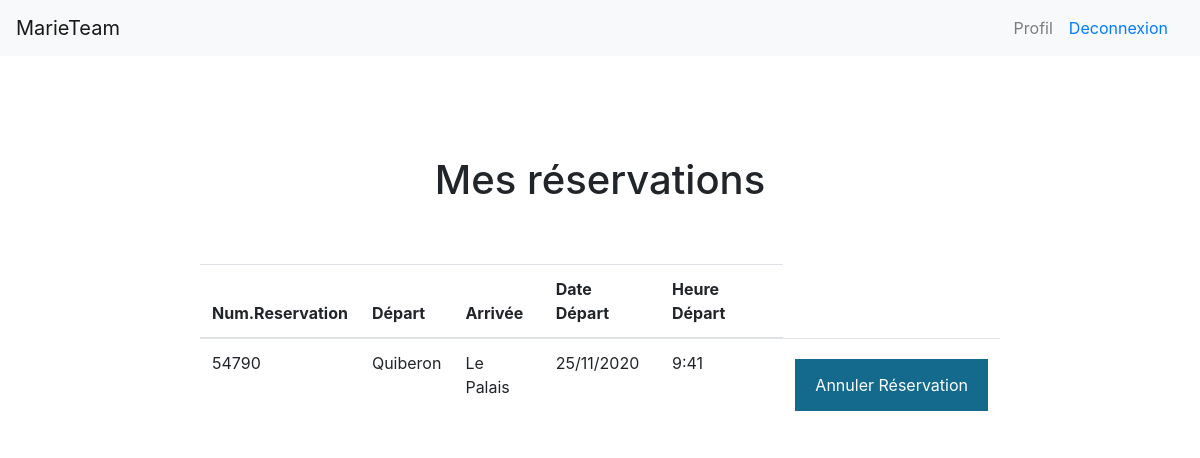
/profile.php?choix=reservation (signed in), run on an earlier commit of the app's database.
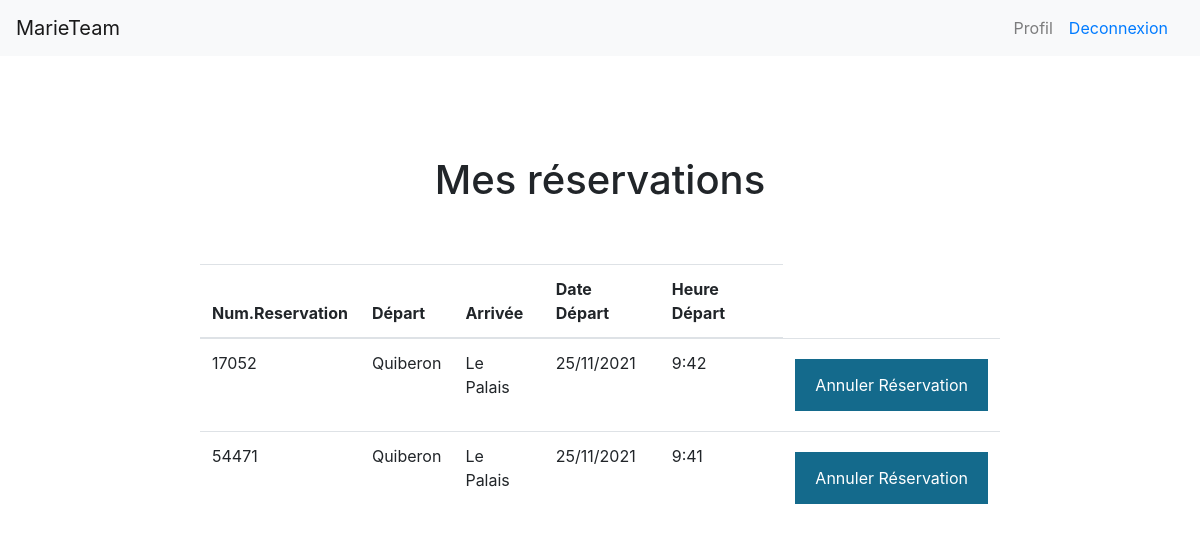
And on a later commit of the database.
### tables this page shows
CREATE TABLE IF NOT EXISTS `reservation` (
  `numReserv` int(11) NOT NULL AUTO_INCREMENT,
  `nom` varchar(50) NOT NULL,
  `adr` varchar(50) NOT NULL,
  `cp` int(11) NOT NULL,
  `ville` varchar(50) NOT NULL,
  `prix` double NOT NULL DEFAULT '0',
  `numTrav` int(11) NOT NULL,
  `codeuti` int(11) NOT NULL,
  PRIMARY KEY (`numReserv`),
  KEY `RESERVATION_CODE_FK` (`codeuti`),
  KEY `RESERVATION_TRAVERSEE_FK` (`numTrav`)
);

CREATE TABLE IF NOT EXISTS `port` (
  `idPort` int(11) NOT NULL,
  `nom` varchar(50) NOT NULL,
  PRIMARY KEY (`idPort`)
);

CREATE TABLE IF NOT EXISTS `traversee` (
  `numTrav` int(11) NOT NULL,
  `date` date NOT NULL,
  `heure` varchar(50) NOT NULL,
  `placesA` int(11) NOT NULL,
  `placesB` int(11) NOT NULL,
  `placesC` int(11) NOT NULL,
  `idBateau` int(11) NOT NULL,
  `code` int(11) NOT NULL,
  PRIMARY KEY (`numTrav`),
  KEY `TRAVERSEE_BATEAU_FK` (`idBateau`),
  KEY `TRAVERSEE_LIAISON0_FK` (`code`)
);

### profile.php (the view, shortened to what this page needs)
<!DOCTYPE html>
<html>
    <?php
        try{
            $bdd = new PDO('mysql:host=localhost;dbname=marieteam;charset=utf8','root','');
        }
        catch(Exception $e){
            die('Erreur : ' .$e->getMessage());
        }
    ?>
    <head>
        <link rel="stylesheet" href="https://maxcdn.bootstrapcdn.com/bootstrap/4.0.0/css/bootstrap.min.css">
        <link rel="stylesheet" href="profile.css" media="screen" type="text/css" />
    </head>
    <body>
        <nav class="navbar navbar-expand-lg navbar-light bg-light">
          <a class="navbar-brand" href="index.php">MarieTeam</a>
          <div class="collapse navbar-collapse" id="navbarSupportedContent">
            <span class="navbar-text">
              Profil
            </span>
          <?php
          if(isset($_SESSION['username'])){?>
            <form class="form-inline my-2 my-lg-0">
                <a class="nav-link" href="Deconnexion.php">Deconnexion<span class="sr-only">(current)</span></a>
            </form>
      <?php } ?>
      </div>
    </nav>
    <?php
    if(isset($_GET['choix']) && $_GET['choix'] == "reservation"){?>
        <div id="tableau">
            <h1>Mes réservations</h1>
            <table class="table">
                <thead>
                  <tr>
                    <th>Num.Reservation</th>
                    <th>Départ</th>
                    <th>Arrivée</th>
                    <th>Date Départ</th>
                    <th>Heure Départ</th>
                  </tr>
                </thead>
              <tbody>
        <?php
            $sql = 'SELECT code_uti FROM utilisateur WHERE nom_uti = ?';
            $stm = $bdd->prepare($sql);
            $stm->execute(array($_SESSION['username']));
            $result = $stm->fetchAll();
            $codeUti = $result[0]['code_uti'];
            $sql = 'SELECT numReserv FROM reservation WHERE codeuti = ?';
            $stm = $bdd->prepare($sql);
            $stm->execute(array($codeUti));
            $result = $stm->fetchAll();
            foreach($result as $row){
            $numReserv = $row['numReserv'];
            $sql = 'SELECT numTrav FROM reservation WHERE numReserv = ?';
            $stm = $bdd->prepare($sql);
            $stm->execute(array($numReserv));
            $result = $stm->fetchAll();
            $numTrav = $result[0]['numTrav'];
            $sql = 'SELECT code FROM traversee WHERE numTrav = ?';
            $stm = $bdd->prepare($sql);
            $stm->execute(array($numTrav));
            $result = $stm->fetchAll();
            $codeLiaison = $result[0]['code'];
            $sql = 'SELECT idPort, idPort_ARRIVEE FROM liaison WHERE code = ?';
            $stm = $bdd->prepare($sql);
            $stm->execute(array($codeLiaison));
            $result = $stm->fetchAll();
            $idPortDep = $result[0]['idPort'];
            $idPortArr = $result[0]['idPort_ARRIVEE'];
            $sql = 'SELECT nom FROM port WHERE idPort = ?';
            $stm = $bdd->prepare($sql);
            $stm->execute(array($idPortDep));
            $result = $stm->fetchAll();
            $PortDep = $result[0]['nom'];
            $sql = 'SELECT nom FROM port WHERE idPort = ?';
            $stm = $bdd->prepare($sql);
            $stm->execute(array($idPortArr));
            $result = $stm->fetchAll();
            $PortArr = $result[0]['nom'];
            $sql = 'SELECT DATE_FORMAT(date, \'%d/%m/%Y\') as date_reo FROM  traversee WHERE numTrav = ?';
            $stm = $bdd->prepare($sql);
            $stm->execute(array($numTrav));
            $result = $stm->fetchAll();
            $dateTrav = $result[0]['date_reo'];
            $sql = 'SELECT heure FROM traversee WHERE numTrav = ?';
            $stm = $bdd->prepare($sql);
            $stm->execute(array($numTrav));
            $result = $stm->fetchAll();
            $heure = $result[0]['heure'];
        ?>
                <tr>
                    <td><?php echo $numReserv?></td>
                    <td><?php echo $PortDep?></td>
                    <td><?php echo $PortArr?></td>
                    <td><?php echo $dateTrav?></td>
                    <td><?php echo $heure?></td>
                    <form action ="ReservationSuppression.php" method="POST">
                        <td class="sansbordure"><input type="submit" value="Annuler Réservation"></td>
                    </form>
                </tr>
        <?php
                }
                } ?>
        </div>
    </body>
</html>

### profile.css (style rules this page uses)
input[type=submit] { background-color: #146a8c; color: white; padding: 14px 20px; margin: 8px 0; border: none; cursor: pointer; width: 100%; }
#tableau { width:800px; margin:0 auto; margin-top:100px; }
#tableau > h1 { text-align:center; margin-bottom: 60px; }
.sansbordure { border-style:none; }

What changed in the data, as far as the page shows it:
removed reservation: numReserv "54790", port.nom "Quiberon", port.nom "Le Palais", dateTrav "25/11/2020", numTrav.heure "9:41"
added reservation: numReserv "17052", port.nom "Quiberon", port.nom "Le Palais", dateTrav "25/11/2021", numTrav.heure "9:42"
added reservation: numReserv "54471", port.nom "Quiberon", port.nom "Le Palais", dateTrav "25/11/2021", numTrav.heure "9:41"
